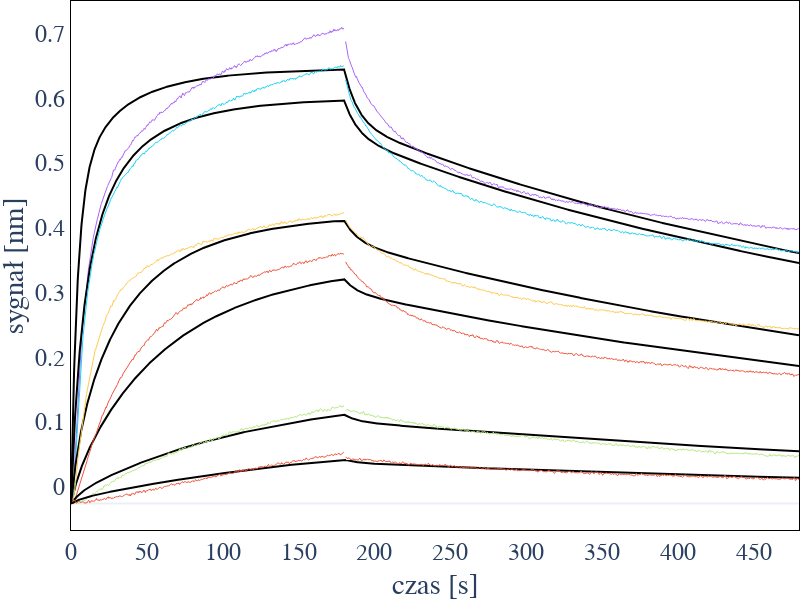

Notebook code cell kept with this figure:
### Code cell
import plotly.graph_objects as go

fig = go.Figure()

for ds in exp.datasets:
    if ds.use_for_fit == False: continue
    x = np.array([])
    y = np.array([])
    y_fit = np.array([])
    
    for step in ds.steps:
        # if step.concentration>0: color = 'orangered'
        # elif step.concentration==0: color = 'cornflowerBlue'
        # else: color = 'lightgrey'
        mask = (ds.t>=step.start) & (ds.t<step.stop)

        if f"offset_ds{ds.index}_step{step.index}" in exp.params:
                offset = exp.params[f'offset_ds{ds.index}_step{step.index}'].value
        else: 
            offset = 0

        
        x_step = ds.t[mask]
        y_step = ds.response[mask] - offset
        y_fit_step = ds.fit_response[mask] - offset

        x = np.concatenate([x, x_step])
        y = np.concatenate([y, y_step])
        y_fit = np.concatenate([y_fit, y_fit_step])

    
    x = x - x[0]
    fig.add_scatter(x = x, 
                    y = y_fit,
                    marker=dict(size=0, 
                            color='black',
                            line=dict(width=1, color='black')),
                    line=dict(
                         width=2, 
                         color='black'
                         ),
                    name=ds.steps[0].concentration,)

        

    fig.add_scatter(x = x,
                    y = y,
                    marker=dict(
                            size=0, 
                            #color=color, 
                            line=dict(
                                    width=0.1, 
                                    #color=color
                                    )),
                    line=dict(
                            width=1, 
                            #color=color
                            ),
                    name=f"{ds.index}_{ds.steps[0].concentration:.2e}",
                    )



fig.update_layout(
            height=600,
            width = 800,
            font_family="Arial",
            font_size = 24,
            showlegend=False,
            margin=dict(l=0,r=0,b=0,t=0,pad=0), 
            template='plotly_white',
            paper_bgcolor="rgb(255, 255, 255)",  
            plot_bgcolor="rgb(255, 255, 255)") 

fig.update_xaxes(
    ticklabelposition="inside top", 
    title='czas [s]',
    showline=True, 
    linewidth=1, 
    linecolor='black', 
    showgrid=False,
    mirror=True)

fig.update_yaxes(
    ticklabelposition="outside top", 
    title='sygnał [nm]',
    showline=True, 
    linewidth=1, 
    linecolor='black', 
    showgrid=False,
    mirror=True)



fig.show()

### Figure 1 — Plotly figure (JSON) as saved in the notebook; plotly's stock layout.template omitted (floating-point values rounded to 4 significant figures; data arrays with more than 128 entries replaced by an {"elided": "..."} marker saying what was removed)
{"data": [{"line": {"color": "black", "width": 2}, "marker": {"color": "black", "line": {"color": "black", "width": 1}, "size": 0}, "name": "1.0000000000000001e-07", "type": "scatter", "x": {"elided": "2400 float values"}, "y": {"elided": "2400 float values"}}, {"line": {"width": 1}, "marker": {"line": {"width": 0.1}, "size": 0}, "name": "0_1.00e-07", "type": "scatter", "x": {"elided": "2400 float values"}, "y": {"elided": "2400 float values"}}, {"line": {"color": "black", "width": 2}, "marker": {"color": "black", "line": {"color": "black", "width": 1}, "size": 0}, "name": "8.000000000000001e-07", "type": "scatter", "x": {"elided": "2400 float values"}, "y": {"elided": "2400 float values"}}, {"line": {"width": 1}, "marker": {"line": {"width": 0.1}, "size": 0}, "name": "2_8.00e-07", "type": "scatter", "x": {"elided": "2400 float values"}, "y": {"elided": "2400 float values"}}, {"line": {"color": "black", "width": 2}, "marker": {"color": "black", "line": {"color": "black", "width": 1}, "size": 0}, "name": "4.0000000000000003e-07", "type": "scatter", "x": {"elided": "2400 float values"}, "y": {"elided": "2400 float values"}}, {"line": {"width": 1}, "marker": {"line": {"width": 0.1}, "size": 0}, "name": "3_4.00e-07", "type": "scatter", "x": {"elided": "2400 float values"}, "y": {"elided": "2400 float values"}}, {"line": {"color": "black", "width": 2}, "marker": {"color": "black", "line": {"color": "black", "width": 1}, "size": 0}, "name": "5.0000000000000004e-08", "type": "scatter", "x": {"elided": "2400 float values"}, "y": {"elided": "2400 float values"}}, {"line": {"width": 1}, "marker": {"line": {"width": 0.1}, "size": 0}, "name": "6_5.00e-08", "type": "scatter", "x": {"elided": "2400 float values"}, "y": {"elided": "2400 float values"}}, {"line": {"color": "black", "width": 2}, "marker": {"color": "black", "line": {"color": "black", "width": 1}, "size": 0}, "name": "2.0000000000000002e-07", "type": "scatter", "x": {"elided": "2400 float values"}, "y": {"elided": "2400 float values"}}, {"line": {"width": 1}, "marker": {"line": {"width": 0.1}, "size": 0}, "name": "7_2.00e-07", "type": "scatter", "x": {"elided": "2400 float values"}, "y": {"elided": "2400 float values"}}, {"line": {"color": "black", "width": 2}, "marker": {"color": "black", "line": {"color": "black", "width": 1}, "size": 0}, "name": "2.5000000000000002e-08", "type": "scatter", "x": {"elided": "2400 float values"}, "y": {"elided": "2400 float values"}}, {"line": {"width": 1}, "marker": {"line": {"width": 0.1}, "size": 0}, "name": "10_2.50e-08", "type": "scatter", "x": {"elided": "2400 float values"}, "y": {"elided": "2400 float values"}}], "layout": {"font": {"family": "Arial", "size": 24}, "height": 600, "margin": {"b": 0, "l": 0, "pad": 0, "r": 0, "t": 0}, "paper_bgcolor": "rgb(255, 255, 255)", "plot_bgcolor": "rgb(255, 255, 255)", "showlegend": false, "width": 800, "xaxis": {"linecolor": "black", "linewidth": 1, "mirror": true, "showgrid": false, "showline": true, "ticklabelposition": "inside top", "title": {"text": "czas [s]"}}, "yaxis": {"linecolor": "black", "linewidth": 1, "mirror": true, "showgrid": false, "showline": true, "ticklabelposition": "outside top", "title": {"text": "sygnał [nm]"}}}}
